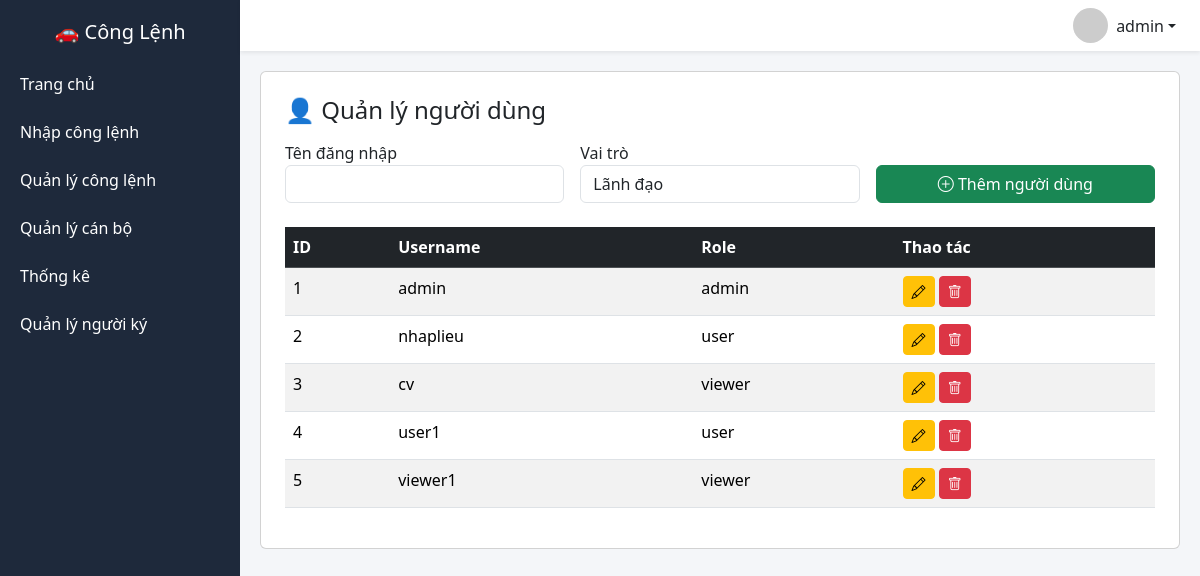
Page /quanly_user (signed in) on the earlier database version.
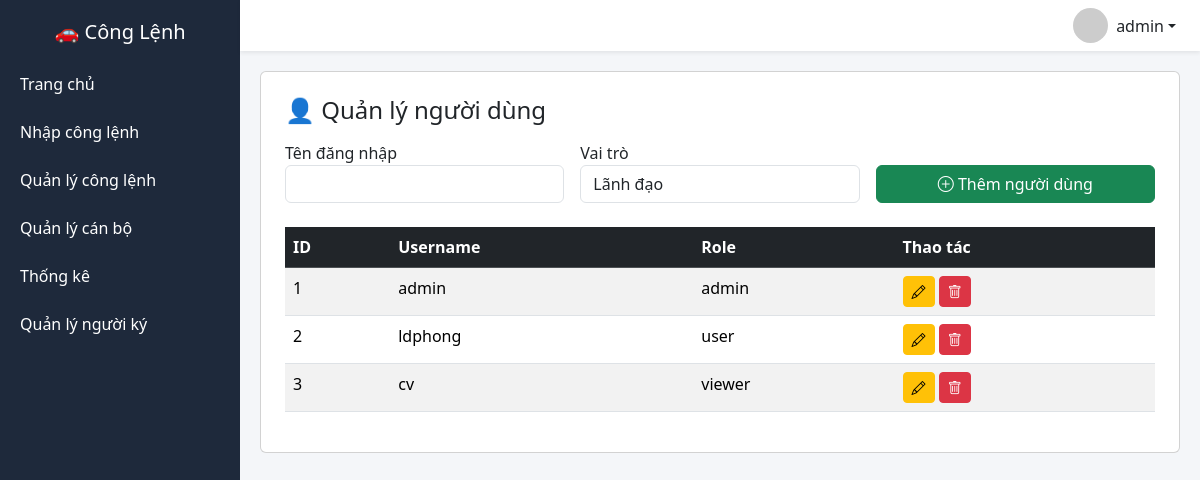
Same page on the later database version.
### tables this page shows
CREATE TABLE users (
    id INTEGER PRIMARY KEY AUTOINCREMENT,
    username TEXT UNIQUE,
    password TEXT,
    role TEXT
);

### app.py (the view)
@app.route("/quanly_user")
def quanly_user():
    if not check_role(["admin"]):
        return "Không có quyền!"
    conn = sqlite3.connect(DB)
    conn.row_factory = sqlite3.Row
    c = conn.cursor()
    c.execute("SELECT * FROM users ORDER BY id ASC")
    data = c.fetchall()
    conn.close()
    return render_template("quanly_user.html", data=data)

### app.py (called while the page is built)
def check_role(roles):
    return session.get("role") in roles

@app.before_request
def require_login():
    allowed_routes = [
        "login",
        "static",
        "api_nguoidicongtac",
        "api_nguoiky"
    ]
    if request.endpoint is None:
        return
    if request.endpoint not in allowed_routes and "user" not in session:
        return redirect("/login")

### templates/quanly_user.html (shortened to what this page needs)
{% extends "layout.html" %}
{% block content %}
<div class="card p-4 card-dashboard">
<h4 class="mb-3">👤 Quản lý người dùng</h4>
<form method="post" action="/them_user" class="row g-3 mb-4">
<div class="col-md-4">
<label>Tên đăng nhập</label>
<input name="username" required class="form-control">
</div>
<div class="col-md-4">
<label>Vai trò</label>
<select name="role" class="form-control">
<option value="user">Lãnh đạo</option>
</select>
</div>
<div class="col-md-4 d-flex align-items-end">
<button type="submit" class="btn btn-success w-100">
<i class="bi bi-plus-circle"></i> Thêm người dùng
</button>
</div>
</form>
<table class="table table-striped table-hover">
<thead class="table-dark">
<tr>
<th>ID</th>
<th>Username</th>
<th>Role</th>
<th>Thao tác</th>
</tr>
</thead>
<tbody>
{% for row in data %}
<tr>
<td>{{row.id}}</td>
<td>{{row.username}}</td>
<td>{{row.role}}</td>
<td>
<a href="/sua_user/{{row.id}}" class="btn btn-sm btn-warning">
<i class="bi bi-pencil"></i>
</a>
<a href="/xoa_user/{{row.id}}"
class="btn btn-sm btn-danger"
onclick="return confirm('Xóa user này?')">
<i class="bi bi-trash"></i>
</a>
</td>
</tr>
{% endfor %}
</tbody>
</table>
</div>
{% endblock %}

Differences in the rows shown:
removed users: id "4", username "user1", role "user"
removed users: id "5", username "viewer1", role "viewer"
changed users "user": username "nhaplieu" → "ldphong"
